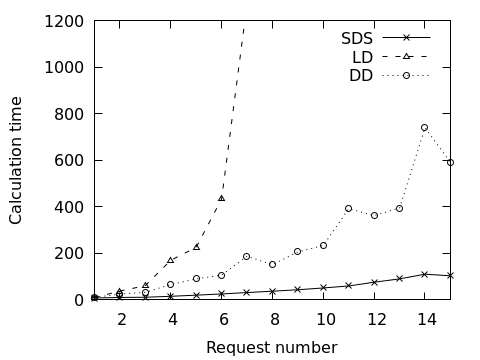

Source code (gnuplot):
#スクリプト
set terminal pngcairo monochrome enhanced size 480,360
set xlabel "Request number"
set ylabel "Calculation time"
set key right top
plot[1:15][0:1200] 'time.dat' using 1:2 title "SDS" with linespoints pt 2,\
                  'time.dat' using 1:3 title "LD" with linespoints pt 8,\
                  'time.dat' using 1:4 title "DD" with linespoints pt 6
set out "time.png"
replot
